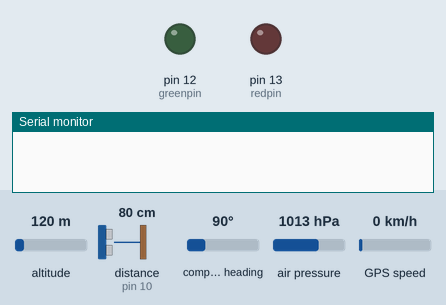
Bench run of a program on a simulated Arduino Mega 2560, built for the host (arithmetic inside an expression is 32-bit, double 64-bit). On the bench: output pins drawn as LEDs (lit = HIGH), the last lines printed to the serial monitor. Wiring (inferred from the names in the program): ultrasonic range finder: trigger pin 9; echo pin 10. Inputs (shaded band) come from the test bench; at power-on: altitude 120 m, distance to the obstacle (sensor on pin 10) 80 cm, compass heading 90°, air pressure 1013 hPa, GPS speed 0 km/h. The echo pulse lasts 58.3 µs per cm; the GPS gets a fix after 3 s at 37.7749, -122.4194 with 8 satellites; pins used as bus, display or sensor lines are not drawn.

Above: at 0.1 s.
At 3.1 s:
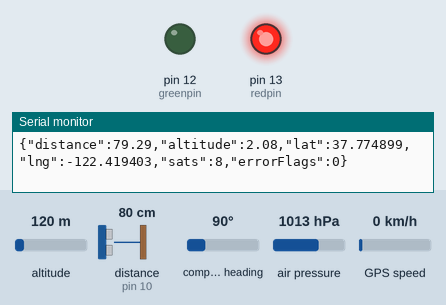
Timing chart, 0 to 4.6 s (numbered marks = the images above):
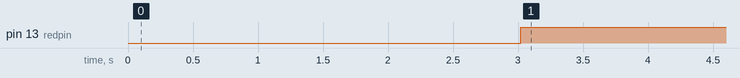

The program:

main.cpp
```cpp
#include <Arduino.h>
#include <Wire.h>
#include <TinyGPS++.h>
#include <Adafruit_Sensor.h>
#include <Adafruit_BMP280.h>
#include <Adafruit_HMC5883_U.h>

// Сенсори
TinyGPSPlus gps;
Adafruit_BMP280 bmp;
Adafruit_HMC5883_Unified mag = Adafruit_HMC5883_Unified(12345);

// Піни
const int trigPin = 9;
const int echoPin = 10;
//led піни
const int redpin = 13;
const int greenpin = 12;

// Таймер
unsigned long lastRead = 0;
const unsigned long interval = 1000;

// Змінні
float distance = -1;
float altitude = 0;
float lat = 0, lng = 0;
uint8_t sats = 0;
uint16_t errorFlags = 0;

float measureDistance();

void setup()
{
  Serial.begin(115200);
  Serial1.begin(9600);
  pinMode(trigPin, OUTPUT);
  pinMode(echoPin, INPUT);
  pinMode(redpin, OUTPUT);
  pinMode(greenpin, OUTPUT);
  if (!bmp.begin(0x77))
    errorFlags |= (1 << 1); // NO_BMP
  if (!mag.begin())
    errorFlags |= (1 << 3); // NO_COMPASS
}

void loop()
{
  // Читання GPS постійно
  while (Serial1.available())
  {
    gps.encode(Serial1.read());
  }

  if (millis() - lastRead >= interval)
  {
    lastRead = millis();
    errorFlags = 0; // скидаємо перед новим циклом

    // Ультразвук
    distance = measureDistance();
    if (distance < 0)
      errorFlags |= (1 << 0); // NO_ULTRASOUND

    // BMP280
    if (bmp.begin(0x77))
    {
      altitude = bmp.readAltitude(1013.25);
    }
    else
    {
      errorFlags |= (1 << 1); // NO_BMP
    }

    // GPS
    if (gps.location.isValid())
    {
      lat = gps.location.lat();
      lng = gps.location.lng();
      sats = gps.satellites.value();
    }
    else
    {
      errorFlags |= (1 << 2); // NO_GPS
      lat = 0;
      lng = 0;
      sats = 0;
    }
    //показ помилки на лед
    if (errorFlags  == 0){
      digitalWrite(greenpin,LOW);
      digitalWrite(redpin,HIGH);
    }
    else{
      digitalWrite(redpin,LOW);
      digitalWrite(greenpin,LOW);
    }
    // Вивід JSON
    Serial.print(F("{\"distance\":"));
    Serial.print(distance);
    Serial.print(F(",\"altitude\":"));
    Serial.print(altitude);
    Serial.print(F(",\"lat\":"));
    Serial.print(lat, 6);
    Serial.print(F(",\"lng\":"));
    Serial.print(lng, 6);
    Serial.print(F(",\"sats\":"));
    Serial.print(sats);
    Serial.print(F(",\"errorFlags\":"));
    Serial.print(errorFlags);
    Serial.println(F("}"));
  }
}

// Ультразвук
float measureDistance()
{
  digitalWrite(trigPin, LOW);
  delayMicroseconds(2);
  digitalWrite(trigPin, HIGH);
  delayMicroseconds(10);
  digitalWrite(trigPin, LOW);

  long duration = pulseIn(echoPin, HIGH, 25000); // 25 мс
  if (duration == 0)
    return -1;
  return duration * 0.034 / 2.0;
}
```

Measured:
- by itself, pin 13 (redpin): LOW → HIGH at 3.0 s
